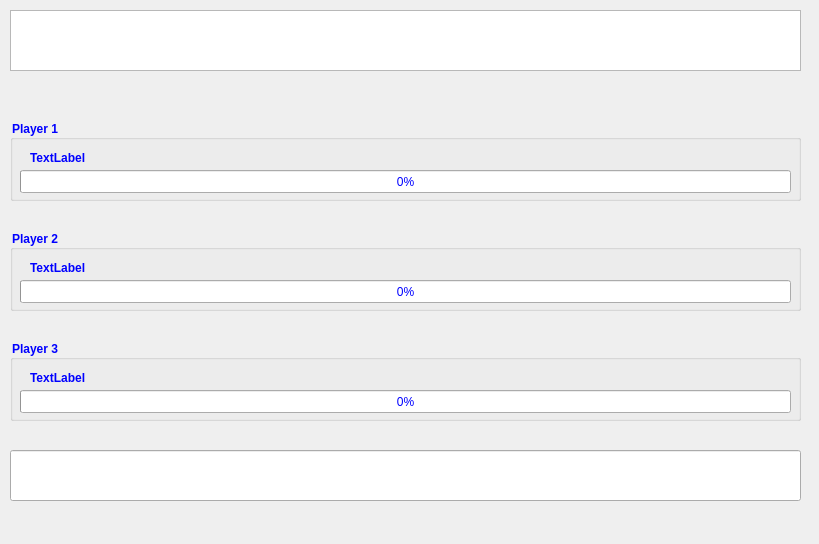
<?xml version="1.0" encoding="UTF-8"?>
<ui version="4.0">
 <class>GameDialog</class>
 <widget class="QDialog" name="GameDialog">
  <property name="geometry">
   <rect>
    <x>0</x>
    <y>0</y>
    <width>819</width>
    <height>544</height>
   </rect>
  </property>
  <property name="windowTitle">
   <string>Dialog</string>
  </property>
  <widget class="QListWidget" name="lwText">
   <property name="geometry">
    <rect>
     <x>10</x>
     <y>10</y>
     <width>791</width>
     <height>61</height>
    </rect>
   </property>
   <property name="font">
    <font>
     <bold>true</bold>
    </font>
   </property>
   <property name="autoFillBackground">
    <bool>false</bool>
   </property>
   <property name="flow">
    <enum>QListView::LeftToRight</enum>
   </property>
  </widget>
  <widget class="QGroupBox" name="groupBox">
   <property name="geometry">
    <rect>
     <x>10</x>
     <y>120</y>
     <width>791</width>
     <height>81</height>
    </rect>
   </property>
   <property name="font">
    <font>
     <bold>true</bold>
    </font>
   </property>
   <property name="styleSheet">
    <string notr="true">color:blue</string>
   </property>
   <property name="title">
    <string>Player 1</string>
   </property>
   <widget class="QProgressBar" name="progressBar">
    <property name="geometry">
     <rect>
      <x>10</x>
      <y>50</y>
      <width>771</width>
      <height>23</height>
     </rect>
    </property>
    <property name="value">
     <number>0</number>
    </property>
    <property name="alignment">
     <set>Qt::AlignCenter</set>
    </property>
   </widget>
   <widget class="QLabel" name="lUsername">
    <property name="geometry">
     <rect>
      <x>20</x>
      <y>30</y>
      <width>71</width>
      <height>16</height>
     </rect>
    </property>
    <property name="font">
     <font>
      <bold>true</bold>
     </font>
    </property>
    <property name="text">
     <string>TextLabel</string>
    </property>
   </widget>
  </widget>
  <widget class="QGroupBox" name="groupBox_2">
   <property name="geometry">
    <rect>
     <x>10</x>
     <y>230</y>
     <width>791</width>
     <height>81</height>
    </rect>
   </property>
   <property name="font">
    <font>
     <bold>true</bold>
    </font>
   </property>
   <property name="styleSheet">
    <string notr="true">color:blue</string>
   </property>
   <property name="title">
    <string>Player 2</string>
   </property>
   <widget class="QProgressBar" name="progressBar_3">
    <property name="geometry">
     <rect>
      <x>10</x>
      <y>50</y>
      <width>771</width>
      <height>23</height>
     </rect>
    </property>
    <property name="value">
     <number>0</number>
    </property>
    <property name="alignment">
     <set>Qt::AlignCenter</set>
    </property>
   </widget>
   <widget class="QLabel" name="lUsername_3">
    <property name="geometry">
     <rect>
      <x>20</x>
      <y>30</y>
      <width>71</width>
      <height>16</height>
     </rect>
    </property>
    <property name="font">
     <font>
      <bold>true</bold>
     </font>
    </property>
    <property name="text">
     <string>TextLabel</string>
    </property>
   </widget>
  </widget>
  <widget class="QGroupBox" name="groupBox_4">
   <property name="geometry">
    <rect>
     <x>10</x>
     <y>340</y>
     <width>791</width>
     <height>81</height>
    </rect>
   </property>
   <property name="font">
    <font>
     <bold>true</bold>
    </font>
   </property>
   <property name="styleSheet">
    <string notr="true">color:blue</string>
   </property>
   <property name="title">
    <string>Player 3</string>
   </property>
   <widget class="QProgressBar" name="progressBar_5">
    <property name="geometry">
     <rect>
      <x>10</x>
      <y>50</y>
      <width>771</width>
      <height>23</height>
     </rect>
    </property>
    <property name="value">
     <number>0</number>
    </property>
    <property name="alignment">
     <set>Qt::AlignCenter</set>
    </property>
   </widget>
   <widget class="QLabel" name="lUsername_5">
    <property name="geometry">
     <rect>
      <x>20</x>
      <y>30</y>
      <width>71</width>
      <height>16</height>
     </rect>
    </property>
    <property name="font">
     <font>
      <bold>true</bold>
     </font>
    </property>
    <property name="text">
     <string>TextLabel</string>
    </property>
   </widget>
  </widget>
  <widget class="QLineEdit" name="lineEdit">
   <property name="geometry">
    <rect>
     <x>10</x>
     <y>450</y>
     <width>791</width>
     <height>51</height>
    </rect>
   </property>
   <property name="font">
    <font>
     <bold>true</bold>
    </font>
   </property>
   <property name="styleSheet">
    <string notr="true">color:blue</string>
   </property>
  </widget>
 </widget>
 <resources/>
 <connections/>
</ui>
